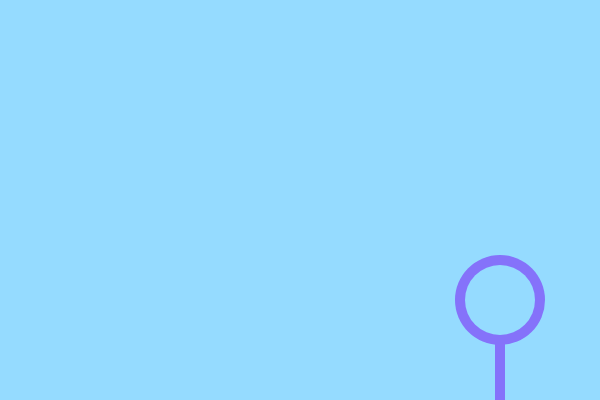
Frame 1 (no input)
Frame 60 (no input): identical to frame 1, image omitted
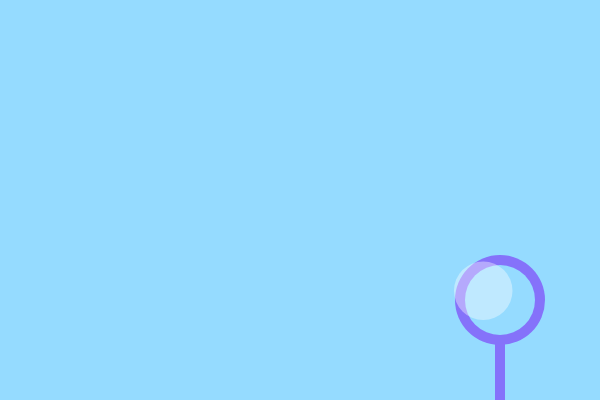
Frame 120 (the mouse pressed at the canvas centre since frame 60)

The p5.js sketch that drew these frames (run headless with seeded random() and noise() and a simulated clock; from frame 60 on, the mouse is pressed at the canvas centre):

// p5.js sketch
// ── sketch.js
var bubbles = [];

function setup(){
  createCanvas(600,400);

}

function mousePressed(){
  var b = new Bubble(500,300,random(30,70));
  bubbles.push(b);
}

function draw(){
  noStroke();
  background(149,219,255);
    fill(133,114,250);
  ellipse(500,300,90,90);
  fill(149,219,255);
  ellipse(500,300,70,70);

  rectMode(CENTER);
  fill(133,114,250);
  rect(500,370,10,70);



  for(var i = 0; i < bubbles.length; i++){
  if(mousePressed){
  var wind = createVector(random(-0.019),random(-0.001,-0.009));
  bubbles[i].applyForce(wind);
  bubbles[i].update();
  bubbles[i].display();
  }
  }
}

// ── bubbles.js
function Bubble(x,y,d){
  this.pos = createVector(x,y);
  this.vel = createVector(0,0);
  this.acc = createVector(0,0);
  this.diameter = d;
  
  this.applyForce = function(force){
    this.acc.add(force);
  }
    
  this.update = function(){
    this.vel.add(this.acc);
    this.pos.add(this.vel);
    this.acc.set(0,0);
    
  }
    
  this.display = function(){
    noStroke();
      fill(255,100);
      ellipse(this.pos.x, this.pos.y,d);
  }
}
